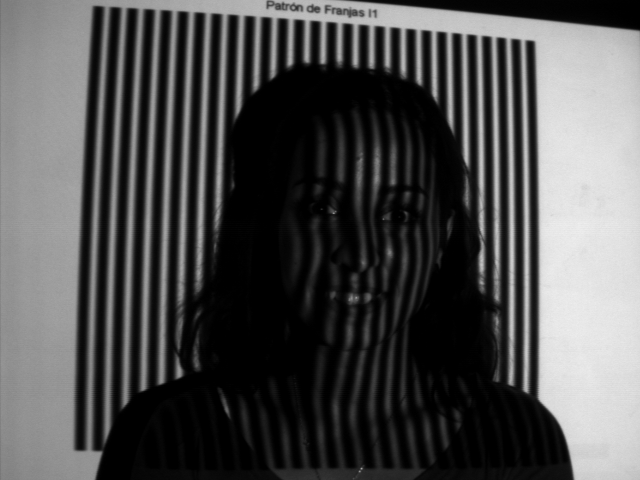
%> input picture Phase Shiffting Method/Ph1.bmp, 640 x 480 px
$ octave phase_shiffting.m   (GNU Octave 9; MATLAB toolbox functions it lacks are replaced by stand-ins)
%> lines starting %> are read from the running program, lines starting %| are printed output that depends on the picture
% Algoritmos para Phase Shifting

clear all;
close all;
clc

I_1= imread('Ph1.bmp');
%> I_1 is the input picture: size 480x640 uint8; min 0, max 239, mean 79.2
 %figure(1); imshow(I_1)
 %title ('Imagen de intensidad 1')

I_2= imread('Ph2.bmp');
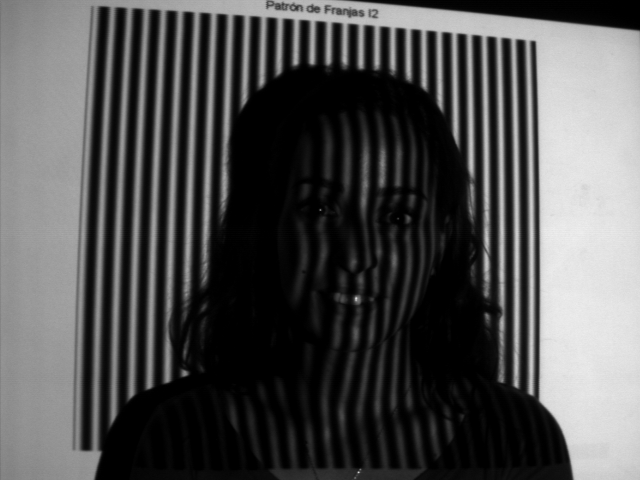
%> input picture Phase Shiffting Method/Ph2.bmp, 640 x 480 px
%> I_2 is the input picture: size 480x640 uint8; min 0, max 239, mean 80
 %figure(2); imshow(I_2)
 %title('Imagen de intensidad 2')

I_3= imread('Ph3.bmp');
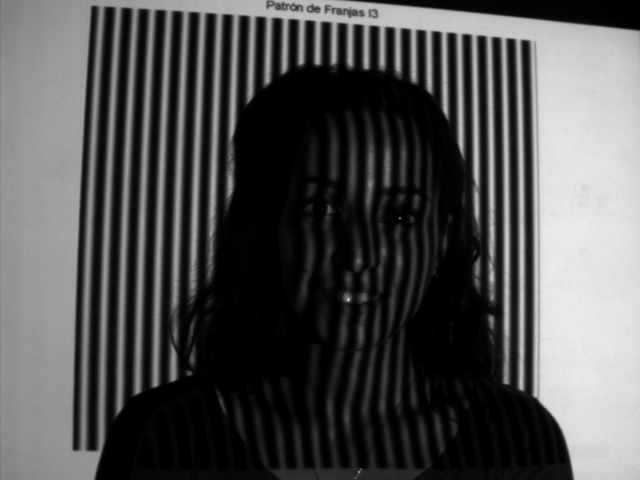
%> input picture Phase Shiffting Method/Ph3.bmp, 640 x 480 px
%> I_3 is the input picture: size 480x640 uint8; min 0, max 239, mean 80
 %figure(3); imshow(I_3)
 %title('Imagen de intensidad 3')

I_1=mat2gray((I_1), [0 100000]);
%> I_1: size 480x640 double
I_2=mat2gray((I_2), [0 100000]);
%> I_2: size 480x640 double
I_3=mat2gray((I_3), [0 100000]);
%> I_3: size 480x640 double


%Ip=(I_1 + I_2 + I_3)/3;
%Ipp= (sqrt((3*((I_1 - I_3)^2)) + (((2*I_2) - I_1 - I_3)^2))/3);
%gamma= Ipp / Ip

 A=(sqrt(3)*( I_1 - I_3 ));
 B=((2*I_2)- I_1 - I_3);

 i=[1:0.001:480];
 j=[1:0.001:640];

 for i=1:480
     for j=1:640
         phi(i,j)= atan((((A(i,j))/(B(i,j)))));

         Ip=(I_1(i,j) + I_2(i,j) + I_3(i,j))/3;
         Ipp= (sqrt((3*((I_1(i,j) - I_3(i,j))^2)) + (((2*I_2(i,j)) - I_1(i,j) - I_3(i,j))^2))/3);

         ip(i,j)=(I_1(i,j) + I_2(i,j) + I_3(i,j))/3;
         ipp(i,j)= (sqrt((3*((I_1(i,j) - I_3(i,j))^2)) + (((2*I_2(i,j)) - I_1(i,j) - I_3(i,j))^2))/3);

         gamma(i,j)= Ipp / Ip;
         chupa(i,j)=phi(i,j)+gamma(i,j);

         %pause(0.3)
     end
 end
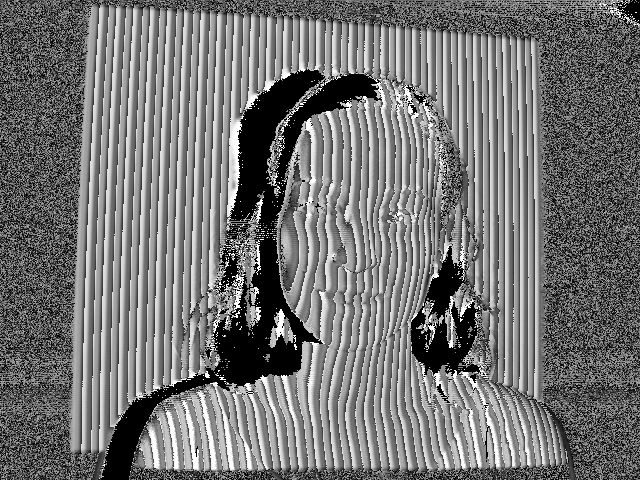
%> chupa: size 480x640 double; 9.75% of the values are NaN or infinite; the others: min -1.57, max 3.05, mean 0.768; drawn with min black, max white, NaN and infinite black
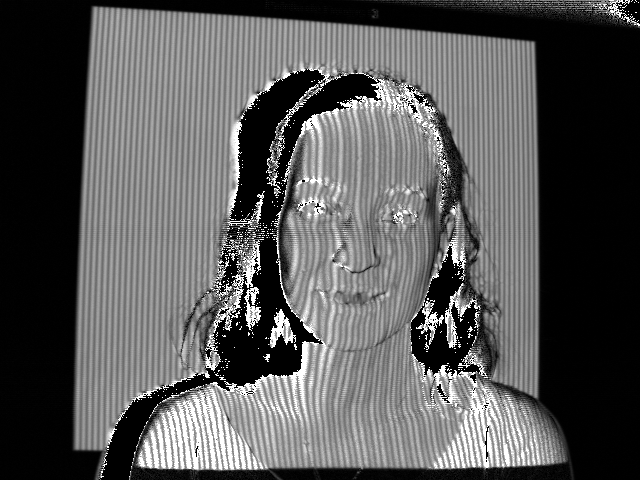
%> gamma: size 480x640 double; 7.85% of the values are NaN or infinite; the others: min 0, max 2, mean 0.745; drawn with min black, max white, NaN and infinite black
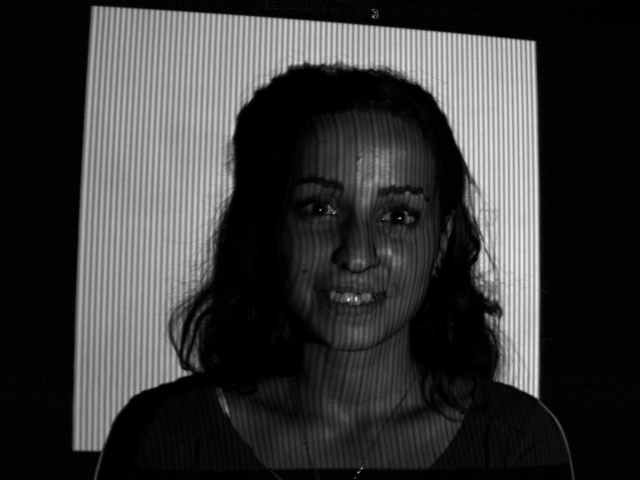
%> ipp: size 480x640 double; min 0, max 0.00122, mean 0.000265; drawn with min black and max white
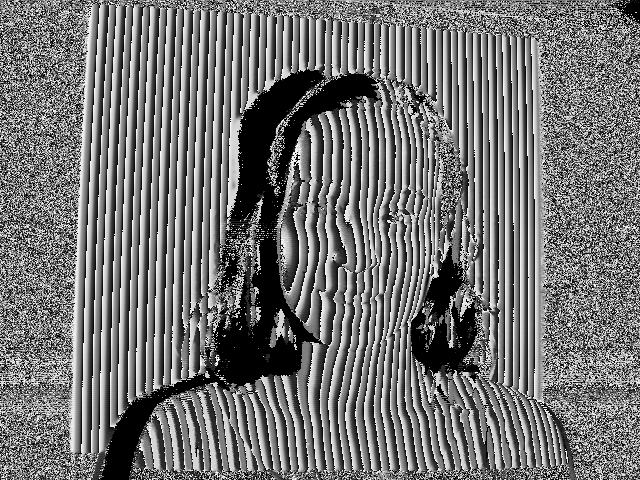
%> phi: size 480x640 double; 9.75% of the values are NaN or infinite; the others: min -1.57, max 1.57, mean 0.00666; drawn with min black, max white, NaN and infinite black

iT=ip+ipp;
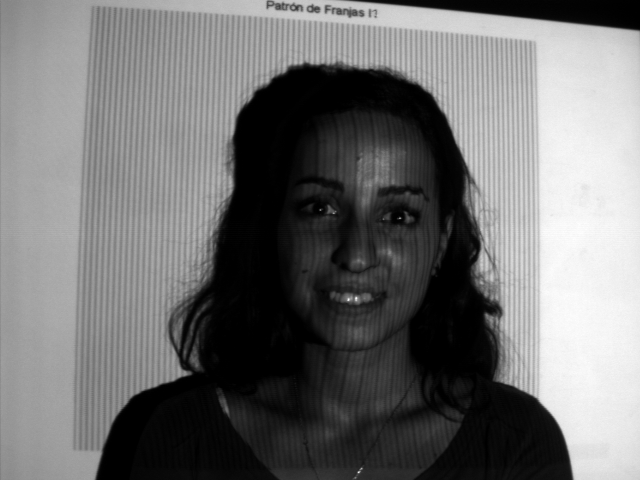
%> iT: size 480x640 double; min 0, max 0.00239, mean 0.00106; drawn with min black and max white


figure(102);imshow(mat2gray(im2double(gamma)))
figure(4);imshow(mat2gray(im2double(phi)), 'DisplayRange', [])
%> (the run ends here)
